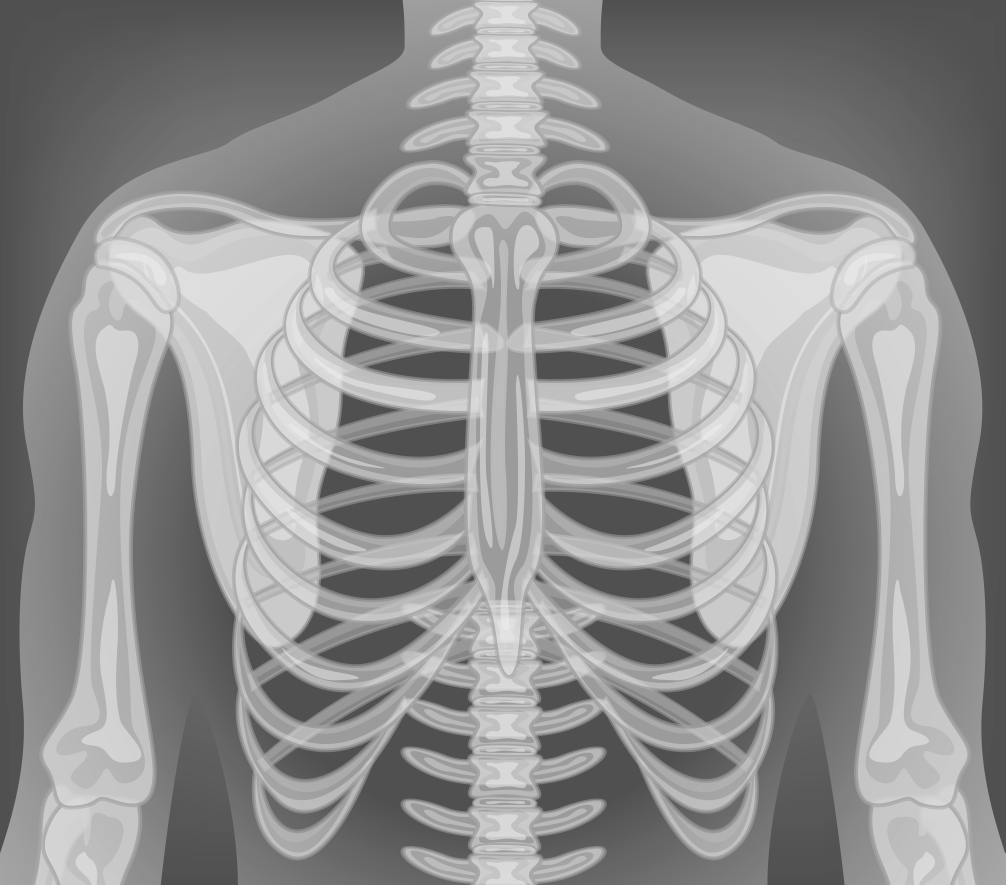
#> input picture assingment-2/Dataset/1.jpg, 5026 x 4421 px (shown at 1/5 size)
$ jupyter execute --allow-errors assignment-2-taimoor-mirza-mscs23006.ipynb
#> lines starting #> are read from the running program, lines starting #| are printed output that depends on the picture; after the words box and inside, x2 and y2 are one past the last pixel; in counts of white or black regions, pixels touching at a corner belong together
## Assignment # 2

For this assignment, I've choosen the following images:

    1. 1.jpg
    2. 2.jpg
    3. 3.jpg
    4. 4.jpg
    5. 7.jpg

I've divided the my Jupyter NoteBook into following sections

    1. Helper code
    2. Image reading and resizing
    3. Image patching, and histogram calculation
    4. K Means algorithm implementation
    5. Mean Shift algorithm
    6. Super Pixel Segmentation
    7. Active Contouring (using Canny edge detectation)
    8. Otsu thresholding

[cell 1]
import cv2 as cv
import numpy as np
import matplotlib.pyplot as plt
from sklearn.cluster import KMeans
from skimage.segmentation import slic, mark_boundaries

class ImagePatcher(object):
    def __init__(self, image, dimensions):
        self.image = image
        self.dimensions = dimensions
        self.N, self.M = dimensions  # N = # of rows, M = # of columns
        self.num_rows, self.num_cols = self.get_patch_rows_and_columns()
        self.image_patch_list = []
        self.hist_list = np.empty((self.N * self.M, 256))

    def get_patch_rows_and_columns(self):
        height, width = self.image.shape

        # Calculate the number of rows and columns for a patch
        num_rows = height // self.N
        num_cols = width // self.M

        return (num_rows, num_cols)

    def split_image(self, dir_name, save=False):
        # Iterate through the large image and divide it into smaller sub-images
        for row in range(self.N):
            temp = []
            for col in range(self.M):
                # Calculate the coordinates for each sub-image
                x_start = col * self.num_cols
                x_end = (col + 1) * self.num_cols
                y_start = row * self.num_rows
                y_end = (row + 1) * self.num_rows

                sub_image = self.image[y_start:y_end, x_start:x_end].astype(np.float32)
                temp.append(sub_image)

                if save:
                    cv.imwrite(
                        f"./results/{dir_name}/image-patches/image-patch-{row + 1}-{col + 1}.jpg",
                        sub_image,
                    )

            self.image_patch_list.append(temp)

        return self.image_patch_list

    def merge_image_patches(self, result):
        canvas = np.zeros_like(self.image, dtype=np.uint8)

        # TODO: investigate a solution for mapping colors to patches
        color_map = {
            0: (255, 0, 0),
            1: (0, 0, 255),
            2: (0, 255, 0),
            3: (247, 247, 0),
        }

        # for label in result.labels_:
        #     canvas = color_map[label]

        for row in range(self.N):
            for col in range(self.M):
                x_start = col * self.num_cols
                x_end = (col + 1) * self.num_cols
                y_start = row * self.num_rows
                y_end = (row + 1) * self.num_rows
                patch = self.image_patch_list[row][col]
                print("patch", patch)

                canvas[y_start:y_end, x_start:x_end] = patch

        return canvas

    def get_histograms(self):
        count = 0
        for row in range(self.N):
            for col in range(self.M):
                patch = self.image_patch_list[row][col]
                hist = cv.calcHist([patch], [0], None, [256], [0, 256])
                self.hist_list[count, :] = hist.reshape(256)
                count += 1

        return self.hist_list


def get_image_contour(image, a=125, b=125):
    canny = cv.Canny(image, a, b)
    contours_list, _ = cv.findContours(canny, cv.RETR_LIST, cv.CHAIN_APPROX_NONE)
    blank_img = np.zeros(image.shape, dtype="uint8")
    cv.drawContours(blank_img, contours_list, -1, (255, 255, 255), 1)

    return blank_img

[cell 2]
image_1 = cv.imread("./Dataset/1.jpg", 0)
#> image_1 is the input picture: shape (4421, 5026); min 71, max 236, mean 145.5
image_2 = cv.imread("./Dataset/2.jpg", 0)
image_3 = cv.imread("./Dataset/3.jpg", 0)
image_4 = cv.imread("./Dataset/4.jpg", 0)
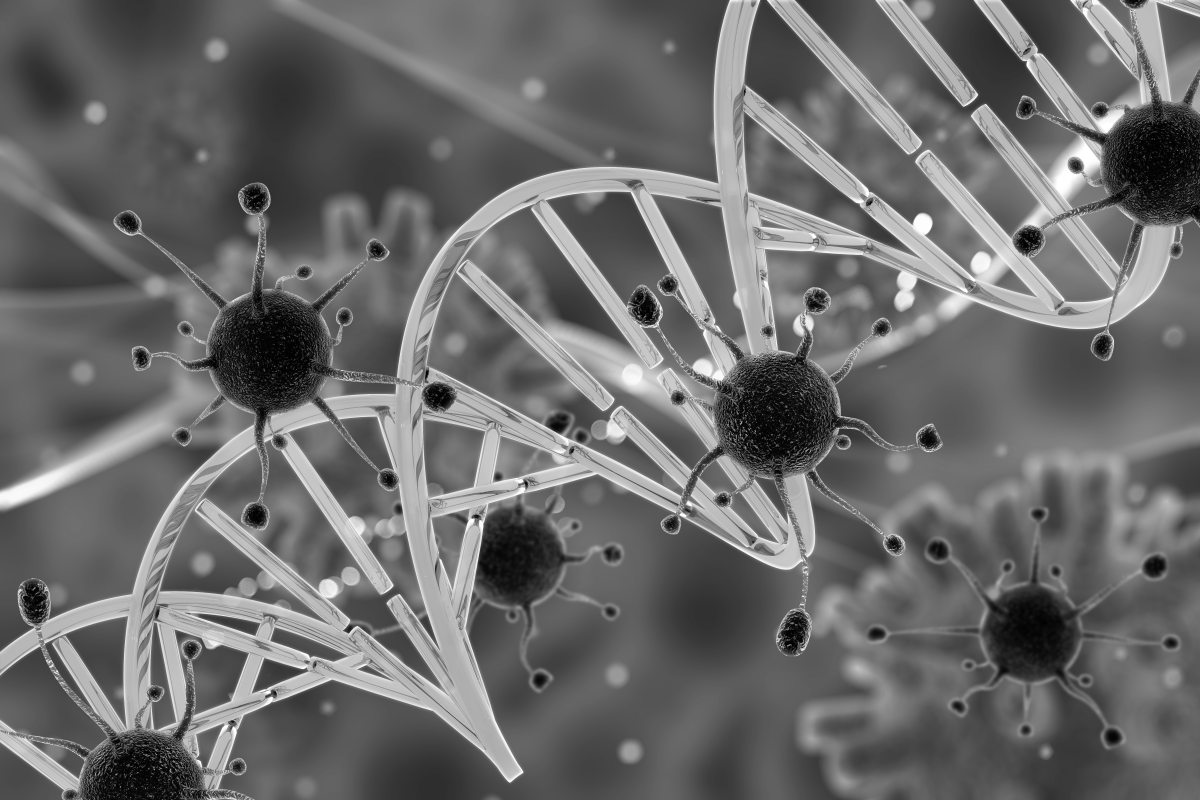
#> input picture assingment-2/Dataset/4.jpg, 6000 x 4000 px (shown at 1/5 size)
#> image_4 is the input picture: shape (4000, 6000); min 0, max 255, mean 107
image_7 = cv.imread("./Dataset/7.jpg", 0)
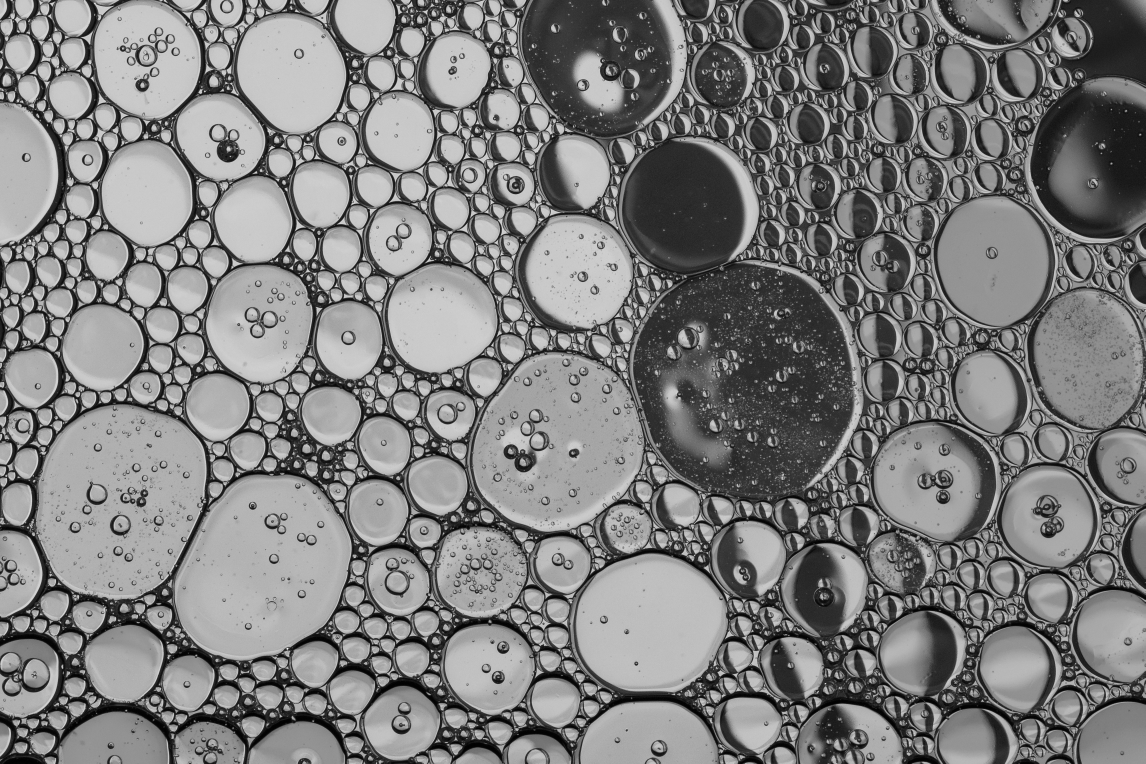
#> input picture assingment-2/Dataset/7.jpg, 3436 x 2291 px (shown at 1/3 size)
#> image_7 is the input picture: shape (2291, 3436); min 0, max 255, mean 126.2

image_1 = cv.resize(image_1, (1400, 900))
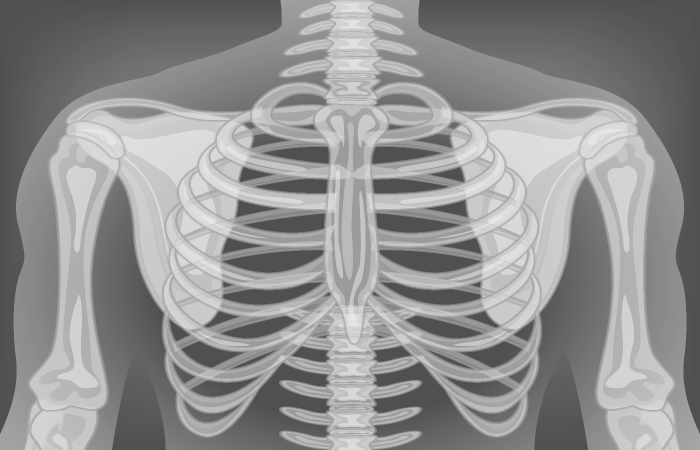
#> image_1: shape (900, 1400) (shown at 1/2 size); min 75, max 235, mean 145.4
#> (the rest of this cell did not finish here and is left out)

[cell 3]
image_patch_1 = ImagePatcher(image_1, (5, 5))
#> (the rest of this cell did not finish here and is left out)

image_patch_3 = ImagePatcher(image_3, (10, 10))
image_patch_4 = ImagePatcher(image_4, (12, 11))
image_patch_7 = ImagePatcher(image_7, (20, 15))

[cell 4]
# generate patch for all images
image_patch_list_1 = image_patch_1.split_image("image-1")
#> image_patch_list_1 = 5 items
#> (the rest of this cell did not finish here and is left out)

[cell 5]
# patch level histograms
image_patch_histograms_1 = image_patch_1.get_histograms()
#> (the rest of this cell did not finish here and is left out)

[cell 6]
# k-means algo
k = 4
criteria = (cv.TERM_CRITERIA_MAX_ITER, 10, 1.0)
#> criteria = (1, 10, 1)
flags = cv.KMEANS_RANDOM_CENTERS
#> flags = 0

image_patch_histograms_kmeans_1 = KMeans(
    n_clusters=k, init="random", random_state=0, n_init="auto"
).fit(image_patch_histograms_1)

#> (the rest of this cell did not finish here and is left out)

[cell 7]
# super-pixel thresholding
segments = slic(image_1, n_segments=50, sigma=5, channel_axis=None)
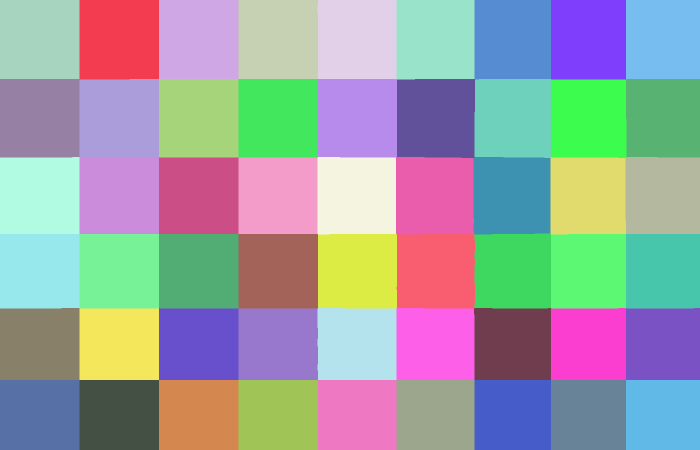
#> segments: shape (900, 1400) int64 (shown at 1/2 size); 54 distinct labels, from 1 to 54; one colour per label, 0 black
fig = plt.figure("Superpixels -- %d segments" % (100))
ax = fig.add_subplot(1, 1, 1)
ax.imshow(mark_boundaries(image_1, segments))
plt.axis("off")
plt.show()

[cell 8]
# active contouring
contour_image_1 = get_image_contour(image_1)
#> in get_image_contour, `canny = cv.Canny(image, a, b)`:
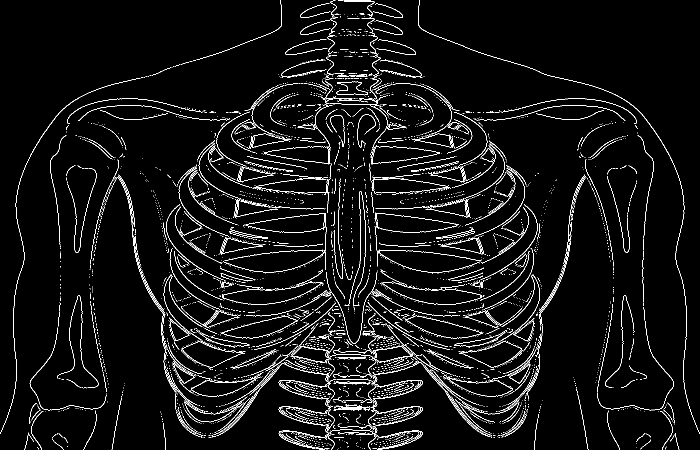
#> canny: shape (900, 1400) (shown at 1/2 size); 4.6% white in thin lines or dots
#> in get_image_contour, `contours_list, _ = cv.findContours(canny, cv.RETR_LIST, cv.CHAIN_APPRO..`: contours_list = 4727 contours, 4605 with area under 20; largest, box (x1, y1, x2, y2) and area: (763, 565, 964, 610) 4206, (444, 564, 645, 610) 4196, (765, 565, 962, 610) 4162, (446, 565, 643, 610) 4160, (491, 426, 652, 466) 3796
#> in get_image_contour, `cv.drawContours(blank_img, contours_list, -1, (255, 255, 255), 1)`: blank_img: shape (900, 1400); 4.6% white in thin lines or dots
#> (the rest of this cell did not finish here and is left out)

contour_image_3 = get_image_contour(image_3)
contour_image_4 = get_image_contour(image_4)
contour_image_7 = get_image_contour(image_7)

cv.imshow("active contour 1", contour_image_1)
cv.imshow("active contour 2", contour_image_2)
cv.imshow("active contour 3", contour_image_3)
cv.imshow("active contour 4", contour_image_4)
cv.imshow("active contour 7", contour_image_7)

cv.waitKey(0)
cv.destroyAllWindows()

[cell 9]
# otsu thresholding
_, image_thresh_ostu_1 = cv.threshold(
    image_1, 120, 255, cv.THRESH_BINARY + cv.THRESH_OTSU
)
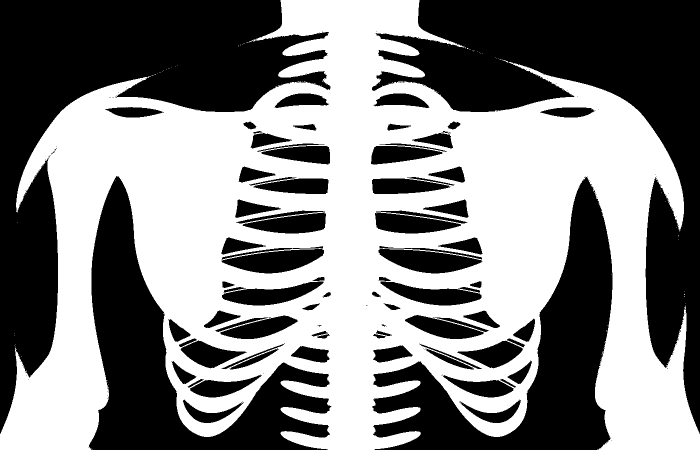
#> image_thresh_ostu_1: shape (900, 1400) (shown at 1/2 size); 51% white; 145 black regions (64 under 20 px), largest, box (x1, y1, x2, y2) and area: (0, 0, 661, 868) 173860, (744, 0, 1400, 868) 163782, (177, 352, 663, 900) 85175
_, image_thresh_ostu_2 = cv.threshold(
    image_2, 120, 255, cv.THRESH_BINARY + cv.THRESH_OTSU
)
_, image_thresh_ostu_3 = cv.threshold(
    image_3, 120, 255, cv.THRESH_BINARY + cv.THRESH_OTSU
)
_, image_thresh_ostu_4 = cv.threshold(
    image_4, 150, 255, cv.THRESH_BINARY + cv.THRESH_OTSU
)
#> image_thresh_ostu_4: shape (4000, 6000); 21% white; 15511 white regions (14401 under 20 px), largest, box (x1, y1, x2, y2) and area: (0, 0, 5630, 3970) 3572307, (0, 1362, 1278, 2549) 186712, (4868, 0, 5767, 672) 147779
_, image_thresh_ostu_7 = cv.threshold(
    image_7, 120, 255, cv.THRESH_BINARY + cv.THRESH_OTSU
)
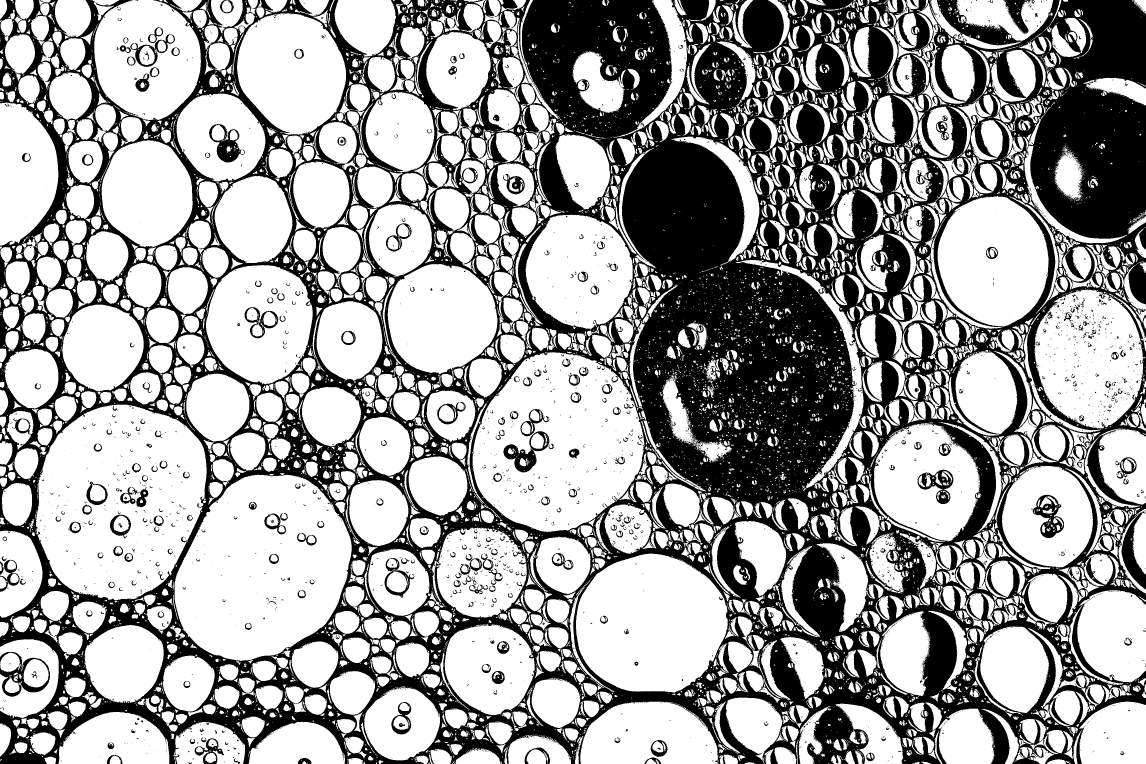
#> image_thresh_ostu_7: shape (2291, 3436) (shown at 1/3 size); 63.2% white; 4523 black regions (4036 under 20 px), largest, box (x1, y1, x2, y2) and area: (0, 0, 3436, 2291) 2782175, (0, 1956, 150, 2090) 5451, (1510, 1294, 1648, 1417) 5420

cv.imshow("image 1 otsu threshold", image_thresh_ostu_1)
cv.imshow("image 2 otsu threshold", image_thresh_ostu_2)
cv.imshow("image 3 otsu threshold", image_thresh_ostu_3)
cv.imshow("image 4 otsu threshold", image_thresh_ostu_4)
cv.imshow("image 7 otsu threshold", image_thresh_ostu_7)

cv.waitKey(0)
cv.destroyAllWindows()
